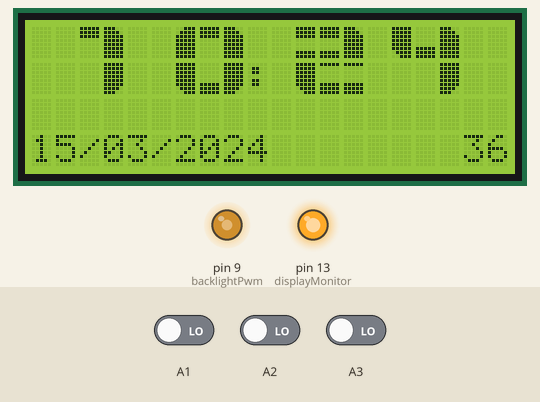
Recording of a sketch running on a simulated Arduino Uno, built with avr-gcc and run on an emulated ATmega328P. Parts: 20×4 character LCD, output pins drawn as LEDs (lit = HIGH). Wiring (inferred from the names in the program): DS1307 clock at I2C address 0x68. The test bench sets the inputs (shaded band); at power-on: A1 LOW, A2 LOW, A3 LOW. The local clock reads 2024-03-15 10:24:30 at power-on unless the sketch sets it; pins used as bus, display or sensor lines are not drawn.

Above: at 6.2 s.
6.3 s: A1 driven HIGH
At 8.2 s:
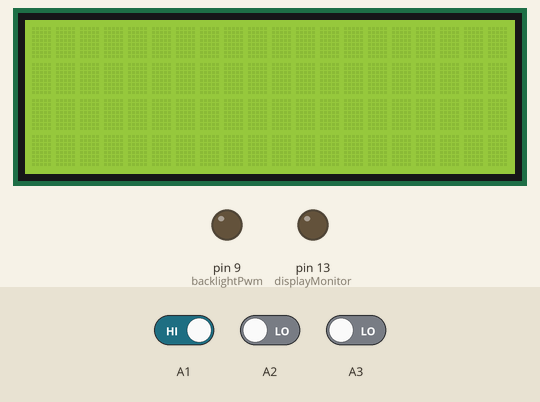
9.0 s: A1 driven LOW
At 10.7 s:
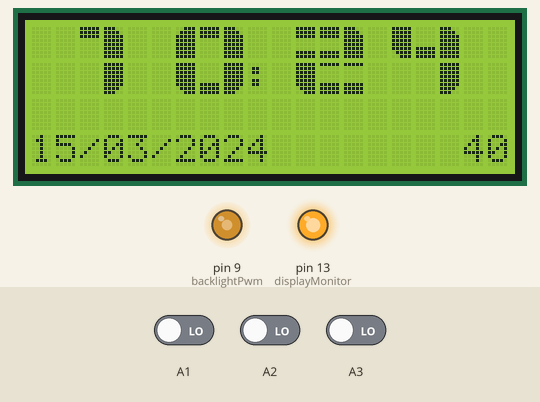
12.0 s: A2 driven HIGH
At 12.4 s:
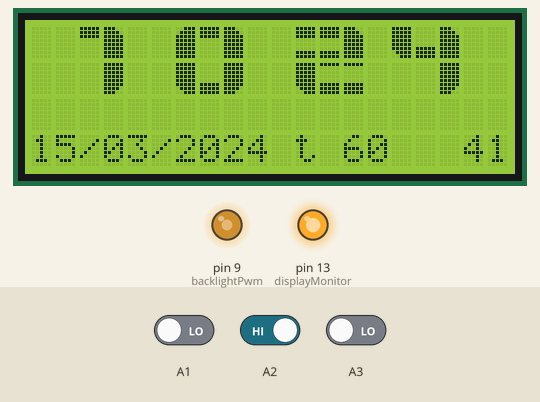
15.0 s: A1 driven HIGH
At 33.08 s:
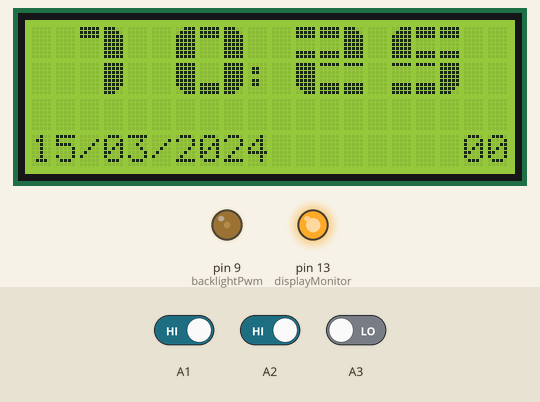
Timing chart, 0 to 34.4 s (numbered marks = the images above; inputs shaded):
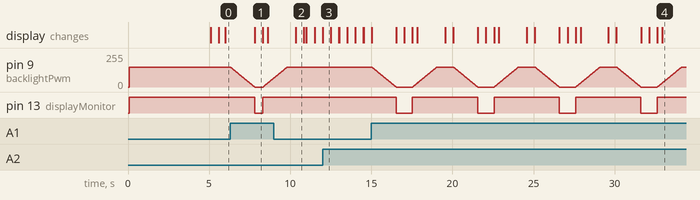

The sketch:

the_gnu_clock.ino
```cpp
// large numbers clock on lcd
/*
A set of custom made large numbers for a 20x4 LCD using the
LiquidCrystal librabry. Works with displays compatible with the
Hitachi HD44780 driver (YM2004A) and DS1307 RTC.

Made by paolinux
01/06/2014

The Cuicuit:
  LCD (pin 01) Vss to ground
  LCD (pin 02) Vcc to +5V
  LCD (pin 03) Vee controlled by PWM pin 10
  LCD (pin 04) RS pin to Digital 12
  LCD (pin 05) R/W tied to ground
  LCD (pin 06) Enable pin to Digital 11
  LCD (pin 11) DB4 pin to Digital 5
  LCD (pin 12) DB5 pin to Digital 4
  LCD (pin 13) DB6 pin to Digital 3
  LCD (pin 14) DB7 pin to Digital 2
  LCD (pin 15) LED+ to +5V
  LCD (pin 16) LED- controlled by PWM pin 9
*/

// include the library
#include <Wire.h>
#define DS1307_I2C_ADDRESS 0x68
#include <LiquidCrystal.h>

// initialize the interface pins
LiquidCrystal lcd(12, 11, 5, 4, 3, 2);

unsigned long timer, timerDisplay;
int currHour, currMinute, currSecond, currDayOfWeek, x;
int t = 0;
boolean a1Toggle = true;
int timeoutDisplay[5] = { 30, 60, 120, 300, -1 }; //secondi dopo i quali disattiva il display
int displayMonitor = 13;
int contrastPwm = 10, defaultContrastPwm = 75;
int backlightPwm = 9, defaultBacklightPwm = 150;

// the 8 arrays that form each segment of the custom numbers
byte LT[8] =
{
  B00111,
  B01111,
  B11111,
  B11111,
  B11111,
  B11111,
  B11111,
  B11111
};
byte UB[8] =
{
  B11111,
  B11111,
  B11111,
  B00000,
  B00000,
  B00000,
  B00000,
  B00000
};
byte RT[8] =
{
  B11100,
  B11110,
  B11111,
  B11111,
  B11111,
  B11111,
  B11111,
  B11111
};
byte LL[8] =
{
  B11111,
  B11111,
  B11111,
  B11111,
  B11111,
  B11111,
  B01111,
  B00111
};
byte LB[8] =
{
  B00000,
  B00000,
  B00000,
  B00000,
  B00000,
  B11111,
  B11111,
  B11111
};
byte LR[8] =
{
  B11111,
  B11111,
  B11111,
  B11111,
  B11111,
  B11111,
  B11110,
  B11100
};
byte UMB[8] =
{
  B11111,
  B11111,
  B11111,
  B00000,
  B00000,
  B00000,
  B11111,
  B11111
};
byte LMB[8] =
{
  B11111,
  B00000,
  B00000,
  B00000,
  B00000,
  B11111,
  B11111,
  B11111
};

void customN(byte cDisp)
{
  switch (cDisp) {
    case 0:
      lcd.setCursor(x, 0); // set cursor to column 0, line 0 (first row)
      lcd.write((byte) 0);  // call each segment to create
      lcd.write((byte) 1);  // top half of the number
      lcd.write((byte) 2);
      lcd.setCursor(x, 1); // set cursor to colum 0, line 1 (second row)
      lcd.write((byte) 3);  // call each segment to create
      lcd.write((byte) 4);  // bottom half of the number
      lcd.write((byte) 5);
      break;
    case 1:
      lcd.setCursor(x, 0);
      lcd.write((byte) 1);
      lcd.write((byte) 2);
      lcd.write(" ");
      lcd.setCursor(x, 1);
      lcd.write(" ");
      lcd.write((byte) 5);
      lcd.write(" ");
      break;
    case 2:
      lcd.setCursor(x, 0);
      lcd.write((byte) 6);
      lcd.write((byte) 6);
      lcd.write((byte) 2);
      lcd.setCursor(x, 1);
      lcd.write((byte) 3);
      lcd.write((byte) 7);
      lcd.write((byte) 7);
      break;
    case 3:
      lcd.setCursor(x, 0);
      lcd.write((byte) 6);
      lcd.write((byte) 6);
      lcd.write((byte) 2);
      lcd.setCursor(x, 1);
      lcd.write((byte) 7);
      lcd.write((byte) 7);
      lcd.write((byte) 5);
      break;
    case 4:
      lcd.setCursor(x, 0);
      lcd.write((byte) 3);
      lcd.write((byte) 4);
      lcd.write((byte) 2);
      lcd.setCursor(x, 1);
      lcd.write(" ");
      lcd.write(" ");
      lcd.write((byte) 5);
      break;
    case 5:
      lcd.setCursor(x, 0);
      lcd.write((byte) 0);
      lcd.write((byte) 6);
      lcd.write((byte) 6);
      lcd.setCursor(x, 1);
      lcd.write((byte) 7);
      lcd.write((byte) 7);
      lcd.write((byte) 5);
      break;
    case 6:
      lcd.setCursor(x, 0);
      lcd.write((byte) 0);
      lcd.write((byte) 6);
      lcd.write((byte) 6);
      lcd.setCursor(x, 1);
      lcd.write((byte) 3);
      lcd.write((byte) 7);
      lcd.write((byte) 5);
      break;
    case 7:
      lcd.setCursor(x, 0);
      lcd.write((byte) 1);
      lcd.write((byte) 1);
      lcd.write((byte) 2);
      lcd.setCursor(x, 1);
      lcd.write(" ");
      lcd.write((byte) 0);
      lcd.write(" ");
      break;
    case 8:
      lcd.setCursor(x, 0);
      lcd.write((byte) 0);
      lcd.write((byte) 6);
      lcd.write((byte) 2);
      lcd.setCursor(x, 1);
      lcd.write((byte) 3);
      lcd.write((byte) 7);
      lcd.write((byte) 5);
      break;
    case 9:
      lcd.setCursor(x, 0);
      lcd.write((byte) 0);
      lcd.write((byte) 6);
      lcd.write((byte) 2);
      lcd.setCursor(x, 1);
      lcd.write(" ");
      lcd.write(" ");
      lcd.write((byte) 5);
      break;
  }
}

// Convert normal decimal numbers to binary coded decimal
byte decToBcd(byte val)
{
  return ( (val/10*16) + (val%10) );
}

// Convert binary coded decimal to normal decimal numbers
byte bcdToDec(byte val)
{
  return ( (val/16*10) + (val%16) );
}

// 1) Sets the date and time on the ds1307
// 2) Starts the clock
// 3) Sets hour mode to 24 hour clock
// Assumes you're passing in valid numbers
void setDateDs1307(byte second,        // 0-59
                   byte minute,        // 0-59
                   byte hour,          // 1-23
                   byte dayOfWeek,     // 1-7
                   byte dayOfMonth,    // 1-28/29/30/31
                   byte month,         // 1-12
                   byte year)          // 0-99
{
   Wire.beginTransmission(DS1307_I2C_ADDRESS);
   Wire.write(0);
   Wire.write(decToBcd(second));    // 0 to bit 7 starts the clock
   Wire.write(decToBcd(minute));
   Wire.write(decToBcd(hour));      // If you want 12 hour am/pm you need to set
                                   // bit 6 (also need to change readDateDs1307)
   Wire.write(decToBcd(dayOfWeek));
   Wire.write(decToBcd(dayOfMonth));
   Wire.write(decToBcd(month));
   Wire.write(decToBcd(year));
   Wire.endTransmission();
}

void getDateDs1307(byte *second,
          byte *minute,
          byte *hour,
          byte *dayOfWeek,
          byte *dayOfMonth,
          byte *month,
          byte *year)
{
  // Reset the register pointer
  Wire.beginTransmission(DS1307_I2C_ADDRESS);
  Wire.write(0);
  Wire.endTransmission();

  Wire.requestFrom(DS1307_I2C_ADDRESS, 7);

  // A few of these need masks because certain bits are control bits
  *second     = bcdToDec(Wire.read() & 0x7f);
  *minute     = bcdToDec(Wire.read());
  *hour       = bcdToDec(Wire.read() & 0x3f);  // Need to change this if 12 hour am/pm
  *dayOfWeek  = bcdToDec(Wire.read());
  *dayOfMonth = bcdToDec(Wire.read());
  *month      = bcdToDec(Wire.read());
  *year       = bcdToDec(Wire.read());
}

void printHour(byte hour)
{
  x = 2;
  if (int(hour) < 10) {
    customN(0);
    x = x + 4;
  } else {
    customN(abs(hour / 10));
    x = x + 4;
  }
  customN(int(hour) - (abs(hour / 10) * 10));
}

void printMinute(byte minute)
{
  x = 11;
  if (int(minute) < 10) {
    customN(0);
    x = x + 4;
  } else {
    customN(abs(minute / 10));
    x = x + 4;
  }
  customN(int(minute) - (abs(minute / 10) * 10));
}

void printSecond(byte second)
{
  lcd.setCursor(18,3);
  if (int(second) < 10) {
    lcd.print("0");
  }
  lcd.print(second);
}

void printDate(byte dayOfMonth, byte month, byte year)
{
  lcd.setCursor(0,3);
  if (int(dayOfMonth) < 10) {
    lcd.print("0");
  }
  lcd.print(dayOfMonth);
  lcd.print("/");
  if (int(month) < 10) {
    lcd.print("0");
  }
  lcd.print(month);
  lcd.print("/");
  lcd.print("20");
  lcd.print(year);
}

void printSplash()
{
  lcd.setCursor(6,0);
  lcd.print("paolinux");
  lcd.setCursor(3,1);
  lcd.print("THE GNU CLOCK");
  lcd.setCursor(2,3);
  lcd.print("... starting ...");

  delay(5000);

  lcd.clear();
}

void setup()
{
  // assignes each segment a write number
  lcd.createChar(0, LT);
  lcd.createChar(1, UB);
  lcd.createChar(2, RT);
  lcd.createChar(3, LL);
  lcd.createChar(4, LB);
  lcd.createChar(5, LR);
  lcd.createChar(6, UMB);
  lcd.createChar(7, LMB);

  // sets the LCD's rows and colums:
  lcd.begin(20, 4);

  byte second, minute, hour, dayOfWeek, dayOfMonth, month, year;
  Wire.begin();
  //Serial.begin(9600);

  /*
  // run once if you have to setup the RTC clock
  second = 0;
  minute = 28;
  hour = 16;
  dayOfWeek = 1;
  dayOfMonth = 2;
  month = 6;
  year = 14;
  setDateDs1307(second, minute, hour, dayOfWeek, dayOfMonth, month, year);
  */

  getDateDs1307(&second, &minute, &hour, &dayOfWeek, &dayOfMonth, &month, &year);
  currHour = hour;
  currMinute = minute;
  currSecond = second;

  pinMode(displayMonitor, OUTPUT);
  pinMode(contrastPwm, OUTPUT);
  pinMode(backlightPwm, OUTPUT);

  // just for debug
  digitalWrite(displayMonitor, HIGH);

  // YM2004A 50 (max contrast) - 100 (min contrast) ** hardware dependant ... have to test it yourself
  analogWrite(contrastPwm, defaultContrastPwm);

  analogWrite(backlightPwm, defaultBacklightPwm);

  printSplash();
  printHour(hour);
  printMinute(minute);

  //uint8_t brightnessPin_,
  //uint8_t contrastPin_,
  //uint8_t initialBrightnessPercent_,
  //uint8_t initialContrastPercent_
}

void loop()
{
  int valA1 = digitalRead(A1);
  int valA2 = digitalRead(A2);
  int valA3 = digitalRead(A3);

  byte second, minute, hour, dayOfWeek, dayOfMonth, month, year;
  getDateDs1307(&second, &minute, &hour, &dayOfWeek, &dayOfMonth, &month, &year);

  // disable display on specific timeout
  // you can enable it again by sending a signal to A1
  if (millis() - timerDisplay > (timeoutDisplay[t] * 1000)) {
    if (a1Toggle == true) {
      a1Toggle = false;
      for (int i = defaultBacklightPwm; i >= 0; i--){
        analogWrite(backlightPwm, i);
        delay(10);
      }
      digitalWrite(displayMonitor, LOW);
      lcd.noDisplay();
    }
  }

  if (valA1 == 1) {
    // input signal on A1
    // enable or disable display
    if (a1Toggle == true) {
      a1Toggle = false;
      for (int i = defaultBacklightPwm; i >= 0; i--){
        analogWrite(backlightPwm, i);
        delay(10);
      }
      digitalWrite(displayMonitor, LOW);
      lcd.noDisplay();
    } else {
      a1Toggle = true;
      timerDisplay = millis();
      lcd.display();
      digitalWrite(displayMonitor, HIGH);
      for (int i = 0; i <= defaultBacklightPwm; i++){
        analogWrite(backlightPwm, i);
        delay(10);
      }
    }
    delay(500);
  }

  if (valA2 == 1) {
    // input signal on A2
    if (t < 4) {
      t++;
    } else {
      t = 0;
    }
    timerDisplay = millis();
    lcd.setCursor(11, 3);
    lcd.print("t ");
    if (timeoutDisplay[t] < 0) {
      lcd.print("off");
    } else {
      lcd.print(timeoutDisplay[t]);
    }
    delay(500);
    lcd.setCursor(11, 3);
    lcd.print("     ");
  }

  if (valA3 == 1) {
    // input signal on A3
    delay(500);
  }

  if (currDayOfWeek != dayOfWeek) {
    printDate(dayOfMonth, month, year);
    currDayOfWeek = dayOfWeek;
  }

  if (currHour != hour) {
    printHour(hour);
    currHour = hour;
  }

  if (currMinute != minute) {
    printMinute(minute);
    currMinute = minute;
  }

  if (currSecond != second) {
    printSecond(second);
    currSecond = second;
    timer = millis();
  }

  if (millis() - timer < 500) {
    lcd.setCursor(9,1);
    lcd.print(":");
  } else {
    lcd.setCursor(9,1);
    lcd.print(" ");
  }
}
```

Measured:
- after the input at 6.3 s, pin 13 (displayMonitor): HIGH → LOW after 1.5 s, → HIGH 0.50 s later; the display: changes after 1.5 s (image 1)
- after the input at 9.0 s, pin 9 (backlightPwm): goes on until 9.8 s, then stays 150/255; pin 13 (displayMonitor): stays HIGH (without the input it goes to LOW after 2.8 s)
- after the input at 12.0 s, the display: changes at once (image 3)
- what the display in image 3 shows lasts 0.5 s, from 12.0 s to 12.5 s
